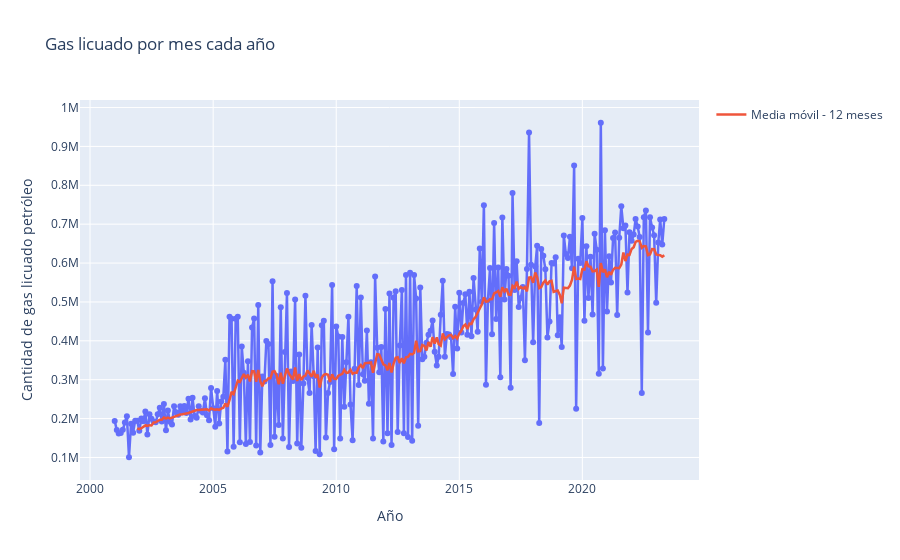

Source (notebook cell):
### Markdown cell above
## Serie - Importación mensual de gas licuado

### Code cell
data_gas_licuado = data.copy()
data_gas_licuado.rename(columns={'gas_licuado_petroleo': 'gas_licuado'}, inplace=True)

data_gas_licuado['media_movil_gas_licuado'] = data_gas_licuado['gas_licuado'].rolling(window=12).mean()

fig = px.line(data_gas_licuado, x='fecha', y='gas_licuado', 
              labels={'gas_licuado': 'Cantidad de gas licuado petróleo'}, 
              title='Gas licuado por mes cada año', markers=True)

fig.add_scatter(x=data_gas_licuado['fecha'], y=data_gas_licuado['media_movil_gas_licuado'], 
                mode='lines', name='Media móvil - 12 meses')

fig.update_xaxes(tickformat="%Y", title_text='Año')
fig.update_traces(line=dict(width=2.5))
fig.show()

### Figure 1 — Plotly figure (JSON) as saved in the notebook; plotly's stock layout.template omitted (floating-point values rounded to 4 significant figures; data arrays with more than 128 entries replaced by an {"elided": "..."} marker saying what was removed)
{"data": [{"hovertemplate": "fecha=%{x}<br>Cantidad de gas licuado petróleo=%{y}<extra></extra>", "legendgroup": "", "line": {"color": "#636efa", "dash": "solid", "width": 2.5}, "marker": {"symbol": "circle"}, "mode": "lines+markers", "name": "", "orientation": "v", "showlegend": false, "type": "scatter", "x": {"elided": "269 str values"}, "xaxis": "x", "y": {"elided": "269 float values"}, "yaxis": "y"}, {"line": {"width": 2.5}, "mode": "lines", "name": "Media móvil - 12 meses", "type": "scatter", "x": {"elided": "269 str values"}, "y": {"elided": "269 float values"}}], "layout": {"legend": {"tracegroupgap": 0}, "title": {"text": "Gas licuado por mes cada año"}, "xaxis": {"anchor": "y", "domain": [0, 1], "tickformat": "%Y", "title": {"text": "Año"}}, "yaxis": {"anchor": "x", "domain": [0, 1], "title": {"text": "Cantidad de gas licuado petróleo"}}}}
